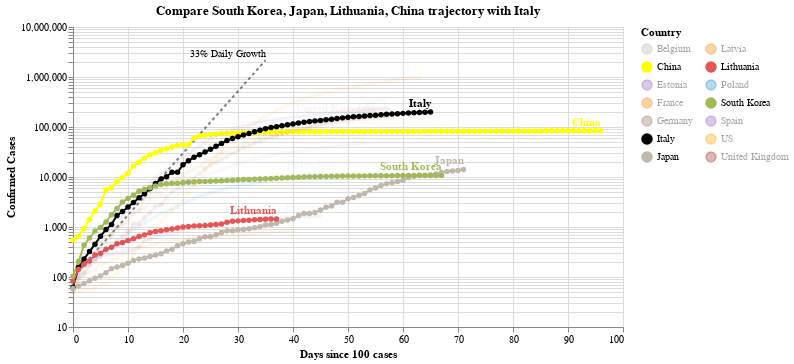

Here is the notebook cell this chart was saved with:
### Code cell
#hide_input
chart3 = make_since_chart(dff2, ['South Korea', 'Japan', 'Lithuania', 'China'], baseline_countries)
chart3

### Figure 1 — Vega-Lite specification as saved in the notebook (floating-point values rounded to 4 significant figures; data arrays with more than 128 entries replaced by an {"elided": "..."} marker saying what was removed)
{"config": {"view": {"continuousWidth": 400, "continuousHeight": 300}}, "layer": [{"mark": {"type": "line", "color": "black", "opacity": 0.5, "strokeDash": [3, 3]}, "encoding": {"x": {"type": "quantitative", "field": "Days since 100 cases"}, "y": {"type": "quantitative", "field": "Confirmed Cases"}}}, {"mark": {"type": "text", "align": "right", "dy": -6, "fontSize": 10, "text": "33% Daily Growth"}, "encoding": {"x": {"type": "quantitative", "field": "Days since 100 cases"}, "y": {"type": "quantitative", "field": "Confirmed Cases"}}, "transform": [{"filter": "(datum['Days since 100 cases'] >= 35)"}]}, {"data": {"name": "data-2e16ebd3bc33a2448d4cb2e180137546"}, "mark": {"type": "line", "point": true}, "encoding": {"color": {"type": "nominal", "field": "Country", "legend": {"columns": 2}, "scale": {"domain": ["Belgium", "China", "Estonia", "France", "Germany", "Italy", "Japan", "Latvia", "Lithuania", "Poland", "South Korea", "Spain", "US", "United Kingdom"], "range": ["#C1B7AD", "yellow", "#9467bd", "#F58518", "#9D755D", "black", "#C1B7AD", "#F58518", "#E45756", "#2495D3", "#A1BA59", "#9467bd", "orange", "brown"]}}, "opacity": {"condition": {"value": 1, "selection": "selector001"}, "value": 0.05}, "tooltip": [{"type": "nominal", "field": "Country"}, {"type": "temporal", "field": "Date"}, {"type": "quantitative", "field": "Confirmed Cases"}, {"type": "quantitative", "field": "Days since 100 cases"}], "x": {"type": "quantitative", "field": "Days since 100 cases"}, "y": {"type": "quantitative", "field": "Confirmed Cases", "scale": {"type": "log"}}}, "selection": {"selector001": {"type": "multi", "fields": ["Country"], "bind": "legend", "init": [{"Country": "South Korea"}, {"Country": "Japan"}, {"Country": "Lithuania"}, {"Country": "China"}, {"Country": "Italy"}]}}, "width": 550}, {"data": {"name": "data-2e16ebd3bc33a2448d4cb2e180137546"}, "mark": {"type": "text", "align": "right", "dy": -8, "fontWeight": "bold"}, "encoding": {"color": {"type": "nominal", "field": "Country", "legend": {"columns": 2}, "scale": {"domain": ["Belgium", "China", "Estonia", "France", "Germany", "Italy", "Japan", "Latvia", "Lithuania", "Poland", "South Korea", "Spain", "US", "United Kingdom"], "range": ["#C1B7AD", "yellow", "#9467bd", "#F58518", "#9D755D", "black", "#C1B7AD", "#F58518", "#E45756", "#2495D3", "#A1BA59", "#9467bd", "orange", "brown"]}}, "opacity": {"condition": {"value": 1, "selection": "selector001"}, "value": 0.05}, "text": {"type": "nominal", "field": "Country"}, "tooltip": [{"type": "nominal", "field": "Country"}, {"type": "temporal", "field": "Date"}, {"type": "quantitative", "field": "Confirmed Cases"}, {"type": "quantitative", "field": "Days since 100 cases"}], "x": {"type": "quantitative", "field": "Days since 100 cases"}, "y": {"type": "quantitative", "field": "Confirmed Cases", "scale": {"type": "log"}}}, "transform": [{"filter": "(datum['Date'] >= 1587945600000)"}], "width": 550}], "data": {"name": "data-c1a3bbf4dd040f2e7e8e7a69520e3c2a"}, "title": "Compare South Korea, Japan, Lithuania, China trajectory with Italy", "$schema": "https://vega.github.io/schema/vega-lite/v4.0.2.json", "datasets": {"data-c1a3bbf4dd040f2e7e8e7a69520e3c2a": [{"Days since 100 cases": 0, "Confirmed Cases": 100.0}, {"Days since 100 cases": 1, "Confirmed Cases": 133.0}, {"Days since 100 cases": 2, "Confirmed Cases": 176.9}, {"Days since 100 cases": 3, "Confirmed Cases": 235.3}, {"Days since 100 cases": 4, "Confirmed Cases": 312.9}, {"Days since 100 cases": 5, "Confirmed Cases": 416.2}, {"Days since 100 cases": 6, "Confirmed Cases": 553.5}, {"Days since 100 cases": 7, "Confirmed Cases": 736.1}, {"Days since 100 cases": 8, "Confirmed Cases": 979.1}, {"Days since 100 cases": 9, "Confirmed Cases": 1302.0}, {"Days since 100 cases": 10, "Confirmed Cases": 1732.0}, {"Days since 100 cases": 11, "Confirmed Cases": 2303.0}, {"Days since 100 cases": 12, "Confirmed Cases": 3064.0}, {"Days since 100 cases": 13, "Confirmed Cases": 4074.0}, {"Days since 100 cases": 14, "Confirmed Cases": 5419.0}, {"Days since 100 cases": 15, "Confirmed Cases": 7207.0}, {"Days since 100 cases": 16, "Confirmed Cases": 9586.0}, {"Days since 100 cases": 17, "Confirmed Cases": 12750.0}, {"Days since 100 cases": 18, "Confirmed Cases": 16960.0}, {"Days since 100 cases": 19, "Confirmed Cases": 22550.0}, {"Days since 100 cases": 20, "Confirmed Cases": 29990.0}, {"Days since 100 cases": 21, "Confirmed Cases": 39890.0}, {"Days since 100 cases": 22, "Confirmed Cases": 53060.0}, {"Days since 100 cases": 23, "Confirmed Cases": 70560.0}, {"Days since 100 cases": 24, "Confirmed Cases": 93850.0}, {"Days since 100 cases": 25, "Confirmed Cases": 124800.0}, {"Days since 100 cases": 26, "Confirmed Cases": 166000.0}, {"Days since 100 cases": 27, "Confirmed Cases": 220800.0}, {"Days since 100 cases": 28, "Confirmed Cases": 293700.0}, {"Days since 100 cases": 29, "Confirmed Cases": 390600.0}, {"Days since 100 cases": 30, "Confirmed Cases": 519500.0}, {"Days since 100 cases": 31, "Confirmed Cases": 690900.0}, {"Days since 100 cases": 32, "Confirmed Cases": 918900.0}, {"Days since 100 cases": 33, "Confirmed Cases": 1222000.0}, {"Days since 100 cases": 34, "Confirmed Cases": 1625000.0}, {"Days since 100 cases": 35, "Confirmed Cases": 2162000.0}], "data-2e16ebd3bc33a2448d4cb2e180137546": {"elided": "825 records"}}}
